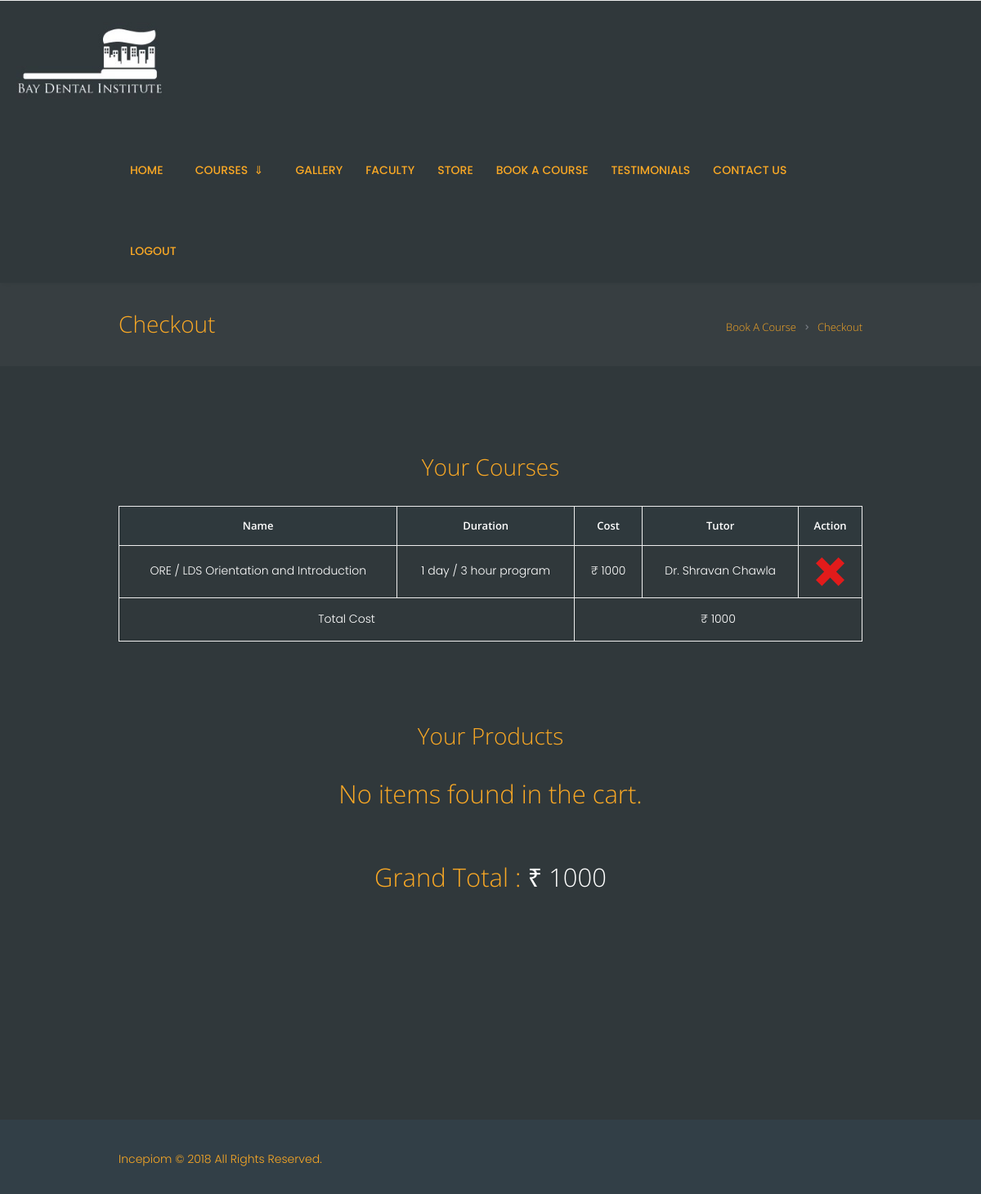
The app's page /checkout.php (signed in) with its own data.
### tables this page shows
CREATE TABLE `courses` (
  `course_id` int(11) NOT NULL,
  `course_name` varchar(264) NOT NULL,
  `course_duration` varchar(264) NOT NULL,
  `course_cost` varchar(10) NOT NULL,
  `tutor` varchar(128) NOT NULL,
  `main_course` varchar(64) NOT NULL,
  `enrolled` int(11) NOT NULL,
  `maximum` int(11) NOT NULL
);

### checkout.php (the view, shortened to what this page needs)
<?php
    include "conn.php";
    $query = "SELECT courses.course_id, courses.course_name, courses.course_duration, courses.course_cost, courses.tutor FROM courses INNER JOIN cart ON courses.course_id = cart.course_id WHERE cart.username = '" . $_SESSION['username'] . "';";
    $result = mysqli_query($conn, $query);
	$grand_total = 0;
?>
<!DOCTYPE html>
<html lang="en-US" class="scheme_original">
<?php
    $is_subfolder = false;
?>
<head>
    <link rel='stylesheet' href='css/animations.css' type='text/css' media='all' />
    <link rel='stylesheet' href='css/fontello/css/fontello.css' type='text/css' media='all' />
    <link rel='stylesheet' href='css/style.css' type='text/css' media='all' />
    <link rel='stylesheet' href='css/core.animation.css' type='text/css' media='all' />
    <link rel='stylesheet' href='css/shortcodes.css' type='text/css' media='all' />
    <link rel='stylesheet' href='css/plugin.tribe-events.css' type='text/css' media='all' />
    <link rel='stylesheet' href='css/skin.css' type='text/css' media='all' />
    <link rel='stylesheet' href='css/custom-style.css' type='text/css' media='all' />
    <link rel='stylesheet' href='css/responsive.css' type='text/css' media='all' />
    <link rel='stylesheet' href='css/skin.responsive.css' type='text/css' media='all' />
    <link rel='stylesheet' href='js/vendor/mediaelement/mediaelementplayer.min.css' type='text/css' media='all' />
    <link rel='stylesheet' href='js/vendor/mediaelement/mediaelement.min.css' type='text/css' media='all' />
    <link rel='stylesheet' href='js/vendor/comp/comp.min.css' type='text/css' media='all' />
    <link rel='stylesheet' href='css/custom.css' type='text/css' media='all' />
    <link rel='stylesheet' href='css/core.messages.css' type='text/css' media='all' />
    <link rel='stylesheet' href='js/vendor/swiper/swiper.min.css' type='text/css' media='all' />
</head>
<body id="home" class="indexp home page body_style_wide body_filled article_style_stretch scheme_original top_panel_show top_panel_above sidebar_hide sidebar_outer_hide vc_responsive">
<div class="body_wrap">
    <div class="page_wrap">
        <header class="top_panel_wrap top_panel_style_2 scheme_original">
            <div class="top_panel_wrap_inner top_panel_inner_style_2 top_panel_position_above">
                <div class="top_panel_bottom">
                    <div class="logo alignleft" style="margin: 0" >
                        <img src="images/logo-1x.png" class="logo_main" alt="">
                    </div>
                    <?php include "desktop-header.php"; ?>
                </div>
            </div>
        </header>
        <div class="top_panel_title top_panel_style_2 title_present breadcrumbs_present scheme_original dark-background">
            <div class="top_panel_title_inner top_panel_inner_style_2 title_present_inner breadcrumbs_present_inner">
                <div class="content_wrap">
                    <h1 class="page_title">Checkout</h1>
                    <div class="breadcrumbs">
                        <a class="breadcrumbs_item home" href="book-a-course.php">Book A Course</a>
                        <span class="breadcrumbs_delimiter"></span>
                        <span class="breadcrumbs_item current">Checkout</span>
                    </div>
                </div>
            </div>
        </div>
        <div class="page_content_wrap page_paddings_yes dark-background">
            <div class="content_wrap">
                <div class="content">
                    <article class="post_item post_item_single page hentry">
                        <section class="post_content">
                        <div class="vc_row wpb_row vc_row-fluid">
                                <div class="wpb_column vc_column_container vc_col-sm-12">
                                    <div class="vc_column-inner scroll-bar">
                                        <div class="wpb_wrapper">
                                            <h4 class="sc_title sc_title_regular margin_top_null margin_bottom_small aligncenter">Your Courses</h4>
                                            <div class="sc_table">
                                            <?php
                                                if(mysqli_num_rows($result) > 0)    {
                                                    echo '<table>
                                                            <tbody>
                                                                <tr>
                                                                    <th>Name</th>
                                                                    <th>Duration</th>
                                                                    <th>Cost</th>
                                                                    <th>Tutor</th>
																	<th>Action</th>
                                                                </tr>';
                                                    $total_cost = 0;
                                                    while($row = mysqli_fetch_assoc($result))   {
                                                        echo '<tr id="1_' . $row['course_id'] . '" align="center">
                                                                <td>' . $row['course_name'] . '</td>
                                                                <td>' . $row['course_duration'] . '</td>
                                                                <td> &#x20b9; ' . $row['course_cost'] . '</td>
                                                                <td>' . $row['tutor'] . '</td>
																<td onclick="onDeleteClicked(\'1_' . $row['course_id'] . '\', ' . $row['course_cost'] . ')"><img height="35px" width="35px" src="images/delete.svg"/></td>
                                                            </tr>';
                                                        $total_cost += (int)$row['course_cost'];
                                                    }
													$grand_total += $total_cost;
                                                    echo '<tr align="center">
                                                            <td colspan="2">Total Cost</td>
                                                            <td colspan="3" id="total_cost_1">&#x20b9; ' . $total_cost . '</td>
                                                        </tr>
                                                        </tbody></table>';
                                                }
                                                else    {
                                                    echo '<h3 class="aligncenter">No items found in the cart.</h3>';
                                                }
                                                    ?>
                                                </div>
                                                <div class="vc_empty_space space_76p">
                                                </div>
                                            </div>
                                        </div>
                                    </div>
                                </div>
								<?php
									$query = "SELECT store_products.id , store_products.product_name, store_products.product_price FROM store_products INNER JOIN store_cart ON store_products.id = store_cart.product_id WHERE store_cart.username = '" . $_SESSION['username'] . "';";
									$result = mysqli_query($conn, $query);
								?>
                                <div class="vc_row wpb_row vc_row-fluid">
                              		<div class="wpb_column vc_column_container vc_col-sm-12">
                              			<div class="vc_column-inner scroll-bar">
                              				<div class="wpb_wrapper">
                              					<h4 class="sc_title sc_title_regular margin_top_null margin_bottom_small aligncenter">Your Products</h4>
												<div class="sc_table">
													<?php
		                                                if(mysqli_num_rows($result) > 0)    {
		                                                    echo '<table>
		                                                            <tbody>
		                                                                <tr>
		                                                                    <th>Name</th>
		                                                                    <th>Cost</th>
																			<th>Action</th>
		                                                                </tr>';
		                                                    $i = 1;
		                                                    $total_cost = 0;
		                                                    while($row = mysqli_fetch_assoc($result))   {
		                                                        echo '<tr id="2_' . $row['id'] . '" align="center">
		                                                                <td>' . $row['product_name'] . '</td>
		                                                                <td> &#x20b9; ' . $row['product_price'] . '</td>
																		<td onclick="onDeleteClicked(\'2_' . $row['id'] . '\', ' . $row['product_price'] . ')"><img height="35px" width="35px" src="images/delete.svg"/></td>
		                                                            </tr>';
		                                                        $total_cost += (int)$row['product_price'];
		                                                    }
															$grand_total += $total_cost;
		                                                    echo '<tr align="center">
		                                                            <td colspan="2">Total Cost</td>
		                                                            <td colspan="2" id="total_cost_2">&#x20b9; ' . $total_cost . '</td>
		                                                        </tr>
		                                                        </tbody></table>';
		                                                }
		                                                else    {
		                                                    echo '<h3 class="aligncenter">No items found in the cart.</h3>';
		                                                }
		                                                    ?>
												</div>
                              				</div>
                              			</div>
                              		</div>
                                </div>
								<h3 class="aligncenter">Grand Total : <span style="color: white" id="grand_total_cost">&#x20b9; <?= $grand_total ?></span></h3>
                        </section>
                    </article>
                </div>
            </div>
            <div class="vc_empty_space space_10p" style="height: 10em">
            </div>
        </div>
        <div class="copyright_wrap copyright_style_socials scheme_light">
            <div class="copyright_wrap_inner">
                <div class="content_wrap_outer">
                    <div class="content_wrap">
                        <div class="copyright_text">Incepiom © 2018 All Rights Reserved.</div>
                    </div>
                </div>
            </div>
        </div>
    </div>
</div>
</body>
</html>

### desktop-header.php (shortened to what this page needs)
<div class="content_wrap clearfix">
    <nav class="menu_main_nav_area">
        <ul id="menu_main" class="menu_main_nav">
            <li class="menu-item" ><a href="<?php echo $is_subfolder ? '../' : ''; ?>index.php#home"><span>Home</span></a></li>
            <li class="menu-item menu-item-has-children"><a href="#"><span>Courses &nbsp;&#8659;</span></a>
            </li>
            <li class="menu-item"><a href="<?php echo $is_subfolder ? '../' : ''; ?>gallery.php">Gallery</a></li>
            <li class="menu-item"><a href="<?php echo $is_subfolder ? '../' : ''; ?>faculty.php">Faculty</a></li>
            <li class="menu-item"><a href="<?php echo $is_subfolder ? '../' : ''; ?>store.php">Store</a></li>
            <li class="menu-item"><a href="<?php echo $is_subfolder ? '../' : ''; ?>book-a-course.php">Book a course</a></li>
            <li class="menu-item"><a href="javascript:void(0)"><span>Testimonials</span></a></li>
            <li class="menu-item"><a href="<?php echo $is_subfolder ? '../' : ''; ?>index.php#contact-us"><span>Contact Us</span></a></li>
            <li class="menu-item"><a href="<?php echo $is_subfolder ? '../' : ''; ?><?php echo isset($_SESSION['username']) ? 'logout.php' : 'login.php'; ?>"><?php echo isset($_SESSION['username']) ? "Logout" : "Login"; ?></a></li>
        </ul>
    </nav>
</div>

### css/skin.responsive.css (style rules this page uses)
@media (min-width: 1136px) and (max-width: 1279px) { html, body { font-size: 14px; } }

### records on screen
courses: course_name "ORE / LDS Orientation and Introduction", course_duration "1 day / 3 hour program", course_cost "1000", tutor "Dr. Shravan Chawla"

### other values on screen
$total_cost "1000"
$grand_total "1000"
